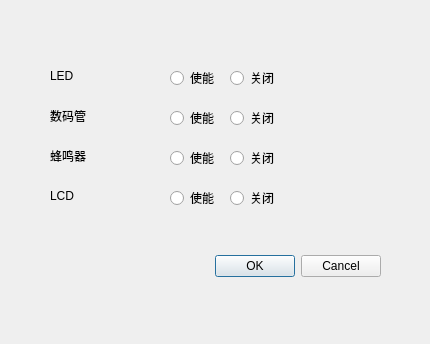
<?xml version="1.0" encoding="UTF-8"?>
<ui version="4.0">
 <class>Configio</class>
 <widget class="QDialog" name="Configio">
  <property name="geometry">
   <rect>
    <x>0</x>
    <y>0</y>
    <width>430</width>
    <height>344</height>
   </rect>
  </property>
  <property name="windowTitle">
   <string>Dialog</string>
  </property>
  <widget class="QDialogButtonBox" name="buttonBox">
   <property name="geometry">
    <rect>
     <x>40</x>
     <y>250</y>
     <width>341</width>
     <height>32</height>
    </rect>
   </property>
   <property name="orientation">
    <enum>Qt::Horizontal</enum>
   </property>
   <property name="standardButtons">
    <set>QDialogButtonBox::Cancel|QDialogButtonBox::Ok</set>
   </property>
  </widget>
  <widget class="QRadioButton" name="radioButton">
   <property name="geometry">
    <rect>
     <x>170</x>
     <y>70</y>
     <width>89</width>
     <height>16</height>
    </rect>
   </property>
   <property name="text">
    <string>使能</string>
   </property>
   <attribute name="buttonGroup">
    <string notr="true">buttonGroup</string>
   </attribute>
  </widget>
  <widget class="QRadioButton" name="radioButton_2">
   <property name="geometry">
    <rect>
     <x>230</x>
     <y>70</y>
     <width>89</width>
     <height>16</height>
    </rect>
   </property>
   <property name="text">
    <string>关闭</string>
   </property>
   <attribute name="buttonGroup">
    <string notr="true">buttonGroup</string>
   </attribute>
  </widget>
  <widget class="QLabel" name="label">
   <property name="geometry">
    <rect>
     <x>50</x>
     <y>70</y>
     <width>54</width>
     <height>12</height>
    </rect>
   </property>
   <property name="text">
    <string>LED</string>
   </property>
  </widget>
  <widget class="QLabel" name="label_2">
   <property name="geometry">
    <rect>
     <x>50</x>
     <y>110</y>
     <width>54</width>
     <height>12</height>
    </rect>
   </property>
   <property name="text">
    <string>数码管</string>
   </property>
  </widget>
  <widget class="QLabel" name="label_3">
   <property name="geometry">
    <rect>
     <x>50</x>
     <y>150</y>
     <width>54</width>
     <height>12</height>
    </rect>
   </property>
   <property name="text">
    <string>蜂鸣器</string>
   </property>
  </widget>
  <widget class="QRadioButton" name="radioButton_3">
   <property name="geometry">
    <rect>
     <x>170</x>
     <y>110</y>
     <width>89</width>
     <height>16</height>
    </rect>
   </property>
   <property name="text">
    <string>使能</string>
   </property>
   <attribute name="buttonGroup">
    <string notr="true">buttonGroup_2</string>
   </attribute>
  </widget>
  <widget class="QRadioButton" name="radioButton_4">
   <property name="geometry">
    <rect>
     <x>230</x>
     <y>110</y>
     <width>89</width>
     <height>16</height>
    </rect>
   </property>
   <property name="text">
    <string>关闭</string>
   </property>
   <attribute name="buttonGroup">
    <string notr="true">buttonGroup_2</string>
   </attribute>
  </widget>
  <widget class="QRadioButton" name="radioButton_5">
   <property name="geometry">
    <rect>
     <x>170</x>
     <y>150</y>
     <width>89</width>
     <height>16</height>
    </rect>
   </property>
   <property name="text">
    <string>使能</string>
   </property>
   <attribute name="buttonGroup">
    <string notr="true">buttonGroup_3</string>
   </attribute>
  </widget>
  <widget class="QRadioButton" name="radioButton_6">
   <property name="geometry">
    <rect>
     <x>230</x>
     <y>150</y>
     <width>89</width>
     <height>16</height>
    </rect>
   </property>
   <property name="text">
    <string>关闭</string>
   </property>
   <attribute name="buttonGroup">
    <string notr="true">buttonGroup_3</string>
   </attribute>
  </widget>
  <widget class="QLabel" name="label_4">
   <property name="geometry">
    <rect>
     <x>50</x>
     <y>190</y>
     <width>54</width>
     <height>12</height>
    </rect>
   </property>
   <property name="text">
    <string>LCD</string>
   </property>
  </widget>
  <widget class="QRadioButton" name="radioButton_7">
   <property name="geometry">
    <rect>
     <x>170</x>
     <y>190</y>
     <width>89</width>
     <height>16</height>
    </rect>
   </property>
   <property name="text">
    <string>使能</string>
   </property>
   <attribute name="buttonGroup">
    <string notr="true">buttonGroup_4</string>
   </attribute>
  </widget>
  <widget class="QRadioButton" name="radioButton_8">
   <property name="geometry">
    <rect>
     <x>230</x>
     <y>190</y>
     <width>89</width>
     <height>16</height>
    </rect>
   </property>
   <property name="text">
    <string>关闭</string>
   </property>
   <attribute name="buttonGroup">
    <string notr="true">buttonGroup_4</string>
   </attribute>
  </widget>
 </widget>
 <resources/>
 <connections>
  <connection>
   <sender>buttonBox</sender>
   <signal>accepted()</signal>
   <receiver>Configio</receiver>
   <slot>accept()</slot>
   <hints>
    <hint type="sourcelabel">
     <x>248</x>
     <y>254</y>
    </hint>
    <hint type="destinationlabel">
     <x>157</x>
     <y>274</y>
    </hint>
   </hints>
  </connection>
  <connection>
   <sender>buttonBox</sender>
   <signal>rejected()</signal>
   <receiver>Configio</receiver>
   <slot>reject()</slot>
   <hints>
    <hint type="sourcelabel">
     <x>316</x>
     <y>260</y>
    </hint>
    <hint type="destinationlabel">
     <x>286</x>
     <y>274</y>
    </hint>
   </hints>
  </connection>
 </connections>
 <buttongroups>
  <buttongroup name="buttonGroup_2"/>
  <buttongroup name="buttonGroup_3"/>
  <buttongroup name="buttonGroup"/>
  <buttongroup name="buttonGroup_4"/>
 </buttongroups>
</ui>
